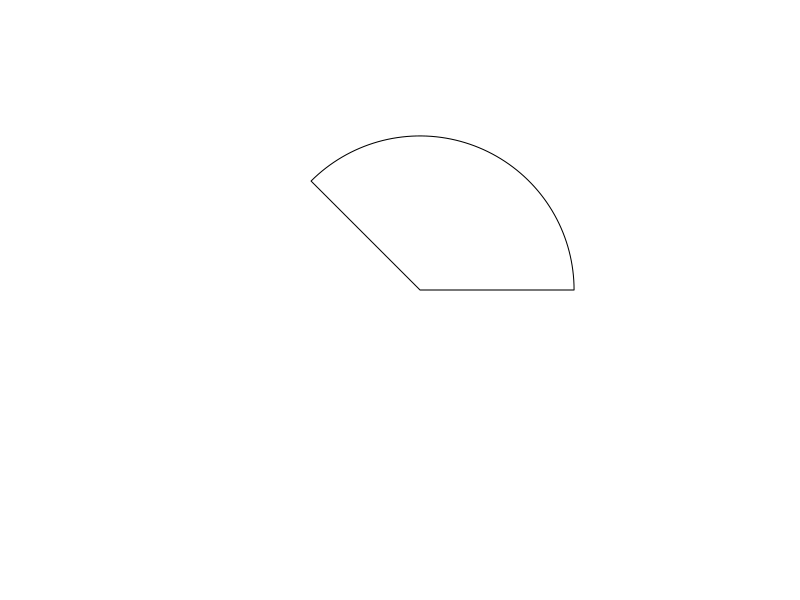

R code for this plot: (Note: this script raises an error after producing the figure.)

metadata <- read.delim("Metadata20LiverMapPlusParams.csv", sep=",", header=T)
metadata <- metadata[1:(nrow(metadata)-2),]
# Sex Pie Graph
png("Sex_piegraph.png", width=5, height=5, units="in", res=300)
metadata$sex <- as.character(metadata$sex)
metadata$sex[!metadata$sex %in% c("M","F")] <- "Unk"
pie(table(factor(metadata$sex)), labels=labels)
labels <- paste(names(table(factor(metadata$sex))), " (", table(factor(metadata$sex)), ")", sep="")
pie(table(factor(metadata$sex)), labels=labels, col=c("salmon", "cornflowerblue","grey50"), main="Sex")
dev.off()


par(mar=c(4,1,0,1))
# Age dotplot
png("Age_dotgraph.png", width=5, height=3, units="in", res=300)
stripchart(metadata$age, method = "stack", offset = .5, at = .15, pch = 19,main = "", xlab = "Donor Age (years)", frame.plot=FALSE, xaxt="n")
axis(1, at=seq(from=0, to=70, by=10))
abline(v=c(35, 60), col="grey35", lty=3)
legend("topleft", bty="n", c("Young"))
legend("top", bty="n", c("Middle"))
legend("topright", bty="n", c("Old"))
dev.off()

# BMI dotplot
png("BMI_dotgraph.png", width=5, height=4, units="in", res=300)
set.seed(3927)
stripchart(metadata$BMI, method="jitter", jitter=0.01, ylim=c(1,1.5), pch=19, main="", xlab="Donor BMI", frame.plot=FALSE, offset=.1, xaxt="n")
axis(1, at=seq(from=0, to=70, by=10))
abline(v=c(15, 18, 25, 30, 35, 40), col="grey35", lty=3)
text(21.5,1.1, "Normal", pos=3)
text(27.5,1.1, "Overweight", pos=3)
text(32.5,1.1, "Obese", pos=3)
dev.off()

